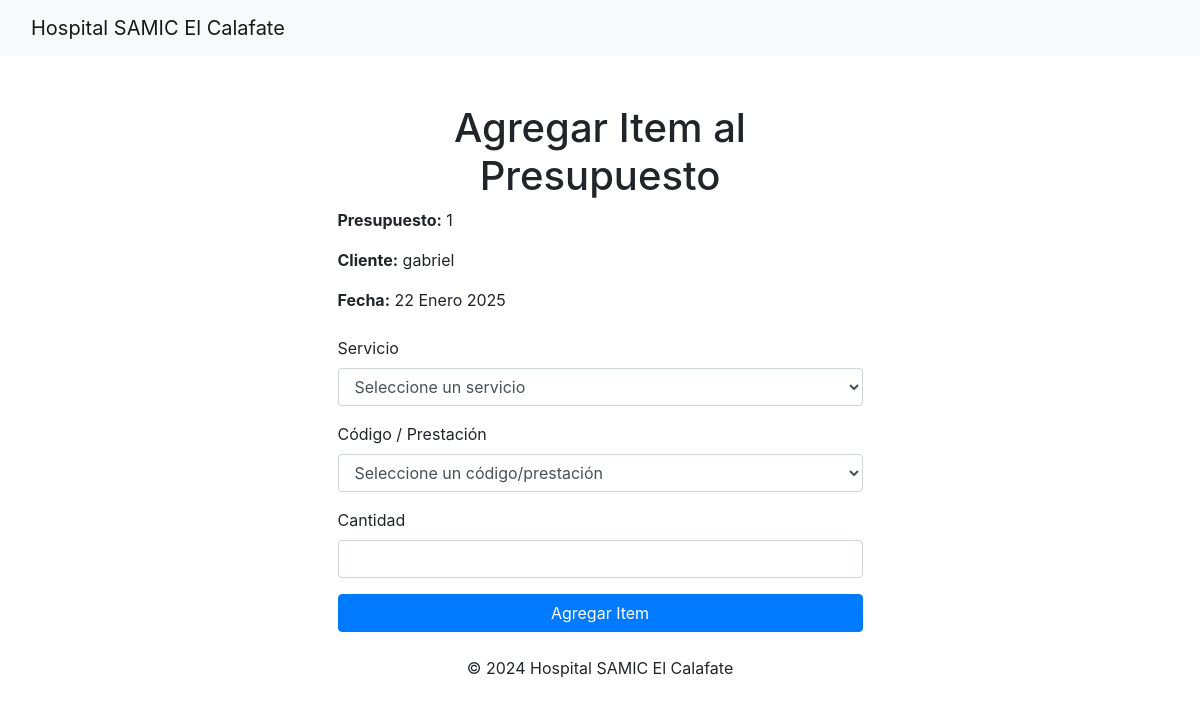
The app's page /facturacion/presupuesto/1/agregar_item/, older data.
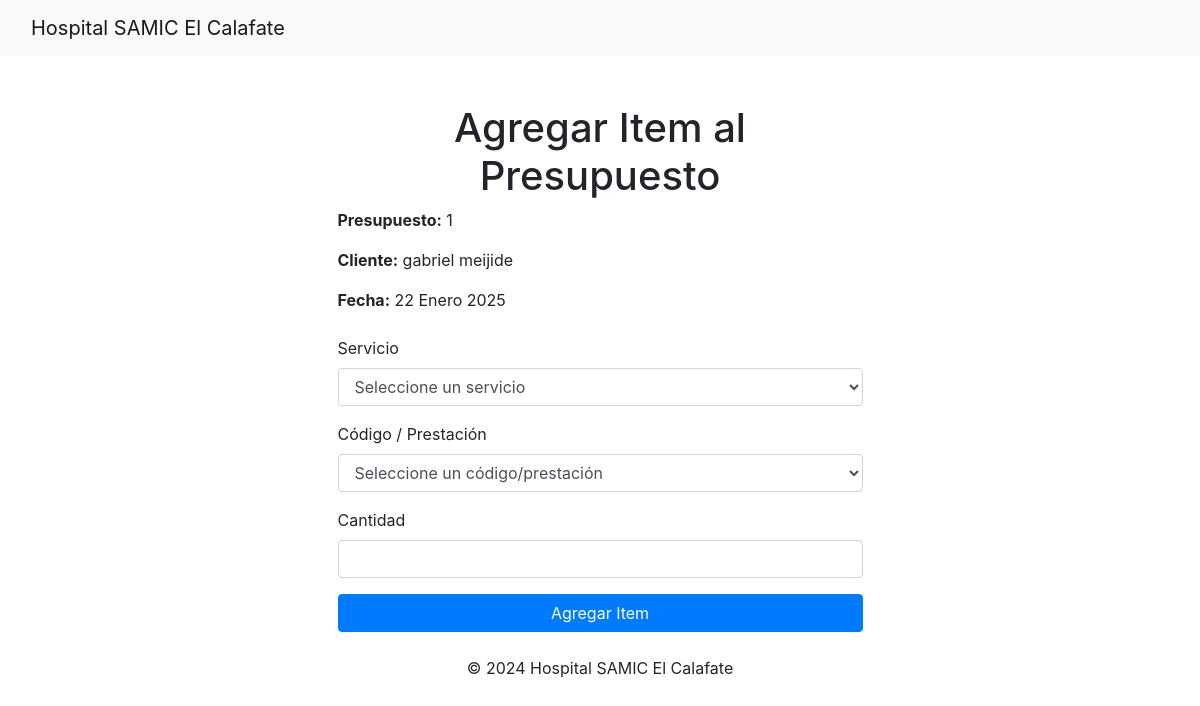
The same page, newer data.
### facturacion/models.py (models this page shows, shortened)
class Presupuesto(models.Model):
    numero = models.AutoField(primary_key=True)  # Número único de presupuesto
    cliente = models.CharField(max_length=255)  # Nombre del cliente
    documento = models.CharField(max_length=20)  # Documento del cliente
    fecha = models.DateField(auto_now_add=True)  # Fecha de creación del presupuesto

### facturacion/views.py (the view, shortened to what this page needs)
# urls.py: path('presupuesto/<int:presupuesto_id>/agregar_item/', views.agregar_item, name='agregar_item'),
def agregar_item(request, presupuesto_id):
    presupuesto = get_object_or_404(Presupuesto, pk=presupuesto_id)
    servicios = Prestacion.objects.values('servicio').distinct()
    return render(request, 'facturacion/agregar_item.html', {
        'presupuesto': presupuesto,
        'servicios': servicios,
    })

### facturacion/templates/facturacion/agregar_item.html (shortened to what this page needs)
{% extends 'index.html' %}
{% block content %}
<div class="container mt-5">
    <div class="row justify-content-center">
        <div class="col-md-6">
            <h1 class="text-center">Agregar Item al Presupuesto</h1>
            <p><strong>Presupuesto:</strong> {{ presupuesto.numero }}</p>
            <p><strong>Cliente:</strong> {{ presupuesto.cliente }}</p>
            <p><strong>Fecha:</strong> {{ presupuesto.fecha }}</p>
            <form method="post" class="mt-4">
                <div class="form-group mb-3">
                    <label for="servicio">Servicio</label>
                    <select id="servicio" name="servicio" class="form-control" required>
                        <option value="" disabled selected>Seleccione un servicio</option>
                    </select>
                </div>
                <div class="form-group mb-3">
                    <label for="prestacion">Código / Prestación</label>
                    <select id="prestacion" name="prestacion" class="form-control" required>
                        <option value="" disabled selected>Seleccione un código/prestación</option>
                    </select>
                </div>
                <div class="form-group mb-3">
                    <label for="cantidad">Cantidad</label>
                    <input type="number" id="cantidad" name="cantidad" class="form-control" min="1" required>
                </div>
                <button type="submit" class="btn btn-primary w-100">Agregar Item</button>
            </form>
        </div>
    </div>
</div>
{% endblock %}

Row changes from the older to the newer data that the page shows:
changed Presupuesto id 1: cliente "gabriel" → "gabriel meijide"
